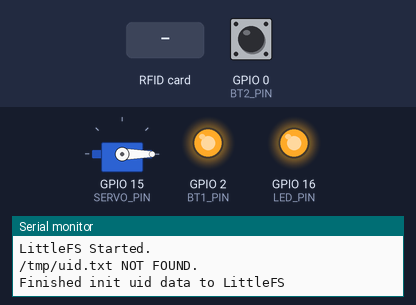
A sketch run on a simulated ESP32. On the bench: servo, output pins drawn as LEDs (lit = HIGH), the last lines printed to the serial monitor. Dashed ring = blinking. The inputs (shaded band) are chosen by the test bench; at power-on: GPIO 0 (BT2_PIN) HIGH. Storage starts empty.

Above: at 1.2 s.
1.3 s: GPIO 0 (BT2_PIN) pulled LOW for 3.2 s
At 2.1 s:
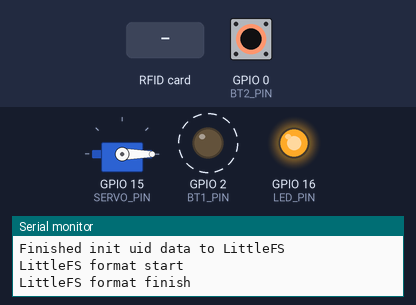
6.0 s: RFID card 5E 7A 19 C4 held to the reader
Timing chart, 0 to 9.0 s (numbered marks = the images above; inputs shaded):
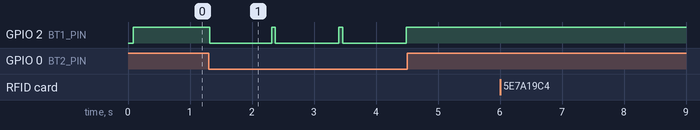

Measured:
- after the input at 1.3 s, GPIO 2 (BT1_PIN): alternates HIGH for 0.06 s and LOW for 1.0 s, starting at once

The sketch:

test.ino
```cpp
#include <SPI.h>
#include <Servo.h>
#include <MFRC522.h>
#include <LittleFS.h>

#define RST_PIN 5 // 配置针脚
#define SS_PIN 4
#define SERVO_PIN 15
#define LED_PIN 16 // RST按键上方LED
//LED_BUILTIN 4 天线下方LED
#define BT1_PIN 2 // 录入模式
#define BT2_PIN 0 // 重置

MFRC522 rfid(SS_PIN, RST_PIN); //实例化类

String file_name = "/tmp/uid.txt";

int times = 0;
String uid[15][1];

Servo myservo;

bool lastState = HIGH;
byte click = 0;
bool toggle = HIGH;

void setup()
{
  Serial.begin(9600);
  SPI.begin();     // 初始化SPI总线
  rfid.PCD_Init(); // 初始化 MFRC522

  initLoad();

  // 初始化舵机
  myservo.attach(SERVO_PIN);
  myservo.write(0);

  // 初始化LED和按钮
  pinMode(BT1_PIN, INPUT_PULLUP);
  pinMode(BT2_PIN, INPUT_PULLUP);

  pinMode(LED_PIN, OUTPUT);
  pinMode(LED_BUILTIN, OUTPUT);

  digitalWrite(LED_PIN, HIGH);
  digitalWrite(LED_BUILTIN, HIGH);
}

void loop()
{
  bool flag = judgeBt();

  reset();

  // 找卡
  if (!rfid.PICC_IsNewCardPresent())
    return;

  // 验证NUID是否可读
  if (!rfid.PICC_ReadCardSerial())
    return;

  // MFRC522::PICC_Type piccType = rfid.PICC_GetType(rfid.uid.sak);

  Serial.print("十六进制UID：");
  String id = dumpHexId(rfid.uid.uidByte, rfid.uid.size);
  Serial.println(id);

  // 录入模式
  if (judgeId(id, false) && flag)
  {
    // 写入数据至LittleFS文件系统
    writeFile(id);

    // 初始化uid数组
    times = 0;
    initLoad();
  }

  // 卡片验证通过
  if (!judgeId(id, true))
  {
    Serial.println("欢迎回来");
    servoWork();
  }
  else
  {
    Serial.println("验证失败");
  }

  // 使放置在读卡区的IC卡进入休眠状态，不再重复读卡
  rfid.PICC_HaltA();

  // 停止读卡模块编码
  rfid.PCD_StopCrypto1();

  Serial.print("times:");
  Serial.println(times);
}

String dumpHexId(byte *buffer, byte bufferSize)
{
  String tmp = "";
  for (byte i = 0; i < bufferSize; i++)
  {
    tmp += buffer[i] < 0x10 ? "0" : "";
    tmp += String(buffer[i], DEC);
  }
  return tmp;
}

void initLoad()
{
  if (LittleFS.begin()) // 启动闪存文件系统
    Serial.println("LittleFS Started.");
  else
    Serial.println("LittleFS Failed to Start.");

  //确认闪存中是否有file_name文件
  if (LittleFS.exists(file_name))
  {
    Serial.print(file_name + " FOUND.\n");

    //建立File对象用于从LittleFS中读取文件
    File dataFile = LittleFS.open(file_name, "r");

    //读取文件内容并且通过串口监视器输出文件信息
    String tmp = "";
    for (int i = 0; i < dataFile.size(); i++)
    {
      char id = (char)dataFile.read();
      if (id == '\n')
      {
        Serial.print("file:");
        Serial.print(tmp);

        uid[times][0] = tmp;
        times++;
        Serial.println();
        tmp = "";
      }
      else
      {
        tmp += id;
      }
    }
    //完成文件读取后关闭文件
    dataFile.close();
  }
  else
  {
    Serial.print(file_name + " NOT FOUND.\n");
    File dataFile = LittleFS.open(file_name, "a"); // 建立File对象用于向LittleFS中的file对象（即/notes.txt）写入信息
    dataFile.print("");                            // 向dataFile添加字符串信息
    dataFile.close();                              // 完成文件操作后关闭文件
    Serial.println("Finished init uid data to LittleFS");
  }
}

void writeFile(String str)
{
  Serial.print("str:");
  Serial.println(str);
  File dataFile = LittleFS.open(file_name, "a"); // 建立File对象用于向LittleFS中的file对象（即/notes.txt）写入信息
  dataFile.print(str + "\n");                    // 向dataFile添加字符串信息
  dataFile.close();                              // 完成文件操作后关闭文件
  delay(500);
}

bool judgeId(String id, bool tag)
{
  for (int i = 0; i < times; i++)
  {
    if (tag)
    {
      Serial.println("id:" + id + "uid:" + uid[i][0]);
      Serial.println((id.equals(uid[i][0])));
    }
    if (id.equals(uid[i][0]))
      return false;
  }
  return true;
}

// 舵机运作
void servoWork()
{
  delay(500);
  myservo.write(172);
  delay(3500);
  myservo.write(0);
  delay(500);
}

bool judgeBt()
{
  bool b1 = digitalRead(BT1_PIN); //读取目前的开关状态

  if (b1 != lastState) //如果与以前的开关至不同
  {
    delay(20);                      //去震动
    bool b2 = digitalRead(BT1_PIN); //再读取一次开关状态

    if (b2 == b1) //确认两次开关状态是否一致
    {
      lastState = b1; //存储开关状态
      click++;
    }
  }
  if (click == 2) //如果开关状态改变2次
  {
    click = 0;        //归零
    toggle = !toggle; //取相反值
    digitalWrite(LED_PIN, toggle);
    if (toggle == LOW)
    {
      Serial.println("已进入录入模式！");
    }
    else
    {
      Serial.println("退出录入模式！");
    }
  }
  if (toggle == LOW)
  {
    return true;
  }
  else
  {
    return false;
  }
}

void reset()
{
  bool temp = digitalRead(BT2_PIN);
  if (temp == LOW)
  {
    digitalWrite(LED_BUILTIN, LOW);

    Serial.println("LittleFS format start");
    LittleFS.format(); // 格式化LittleFS
    Serial.println("LittleFS format finish");

    delay(1000);
    digitalWrite(LED_BUILTIN, HIGH);

    // 初始化uid数组
    times = 0;
    initLoad();
  }
}
```
